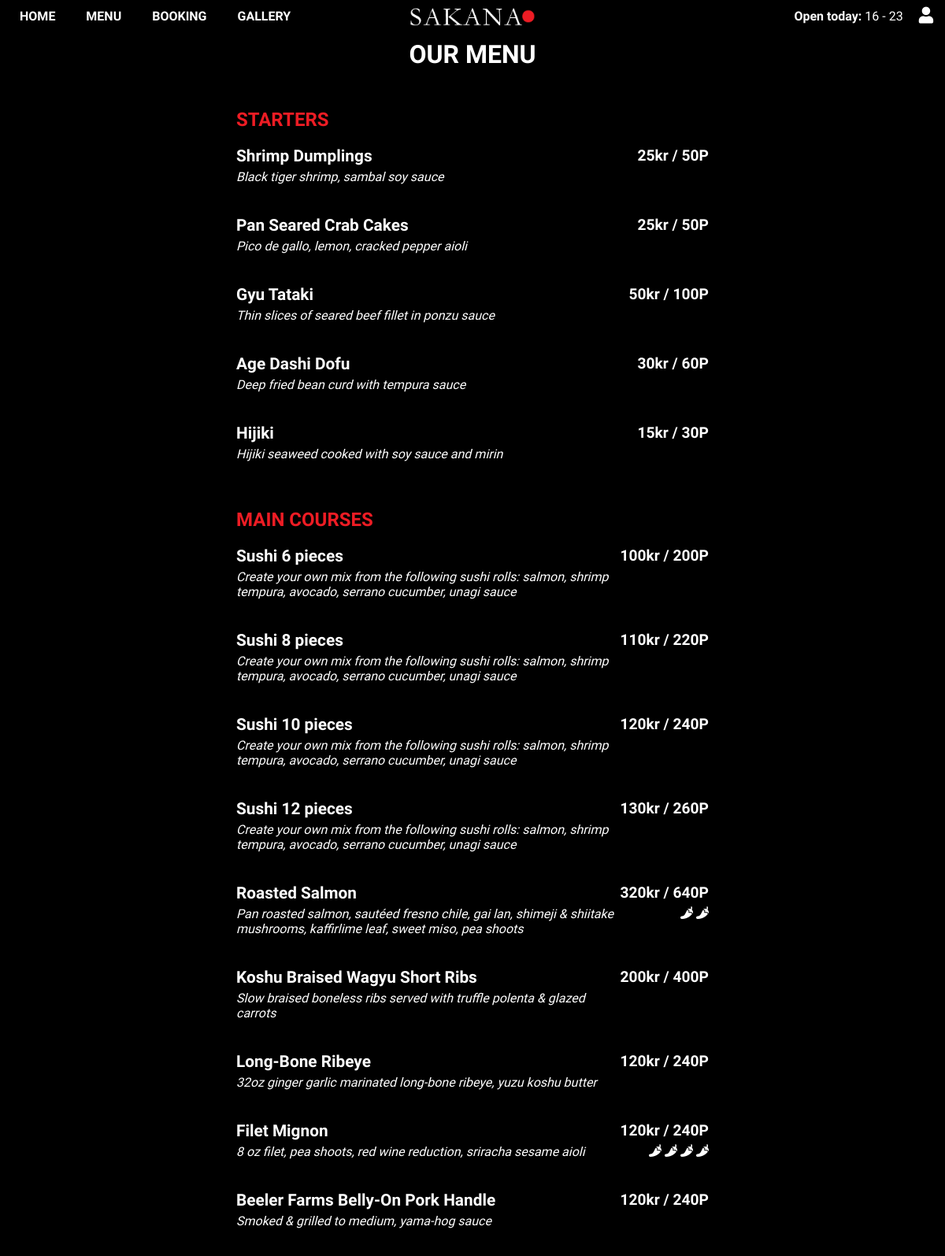
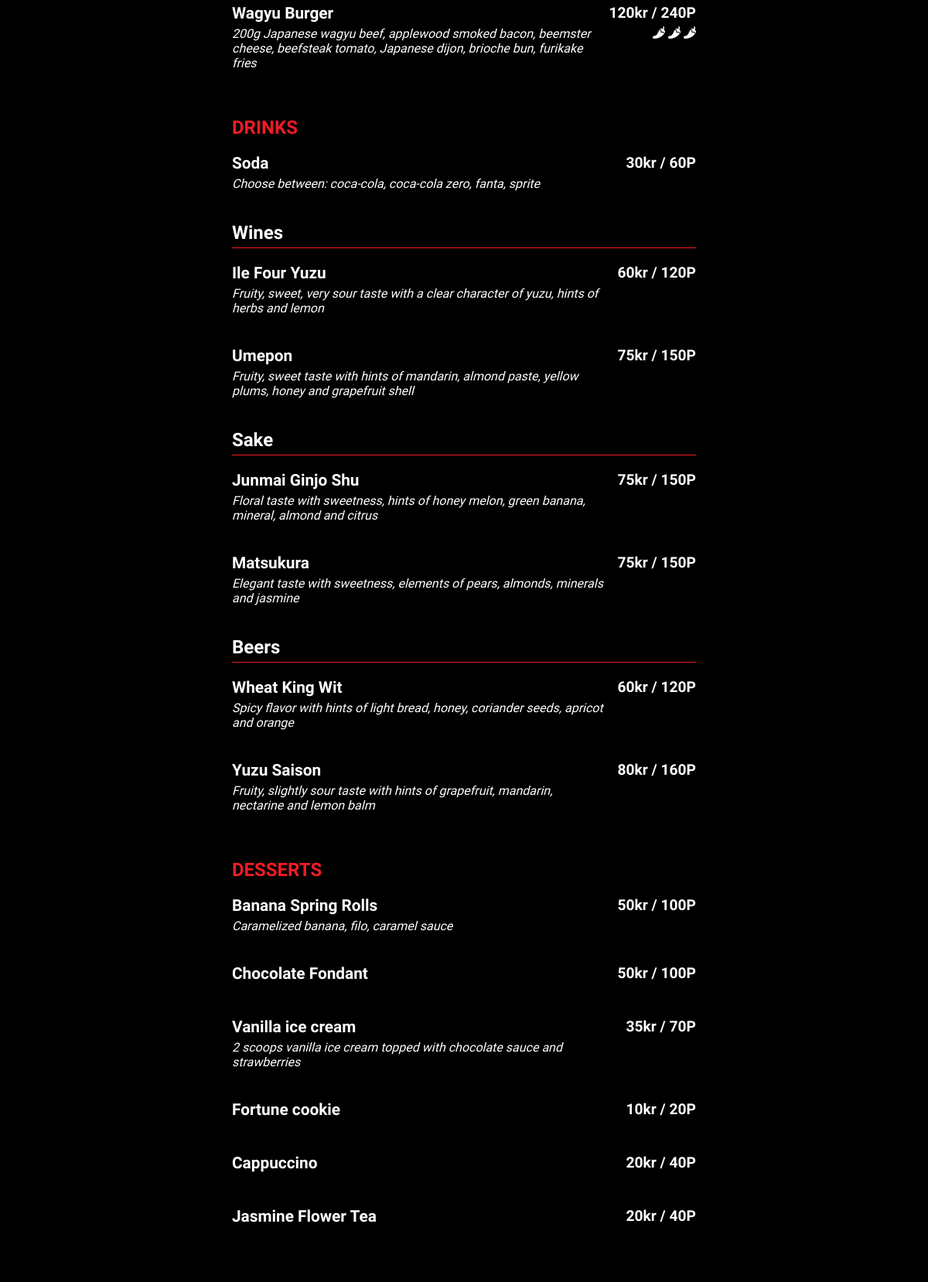
The page /menu (upper part) on the database its author committed (2 pictures, top to bottom).
### tables this page shows
CREATE TABLE opening_hours(
    `id` INT(8) PRIMARY KEY NOT NULL AUTO_INCREMENT,
    `day_value` INT(1) NOT NULL,
    `open_value` VARCHAR(8) NOT NULL,
    `close_value` VARCHAR(8) NOT NULL,
    `closed` INT(1) NOT NULL
);

CREATE TABLE menu_items(
     `id` INT(8) PRIMARY KEY NOT NULL AUTO_INCREMENT,
     `category` VARCHAR(21) NOT NULL,
     `name` VARCHAR(50) NOT NULL,
     `desc` TEXT NOT NULL,
     `price` FLOAT NOT NULL,
     `strength` INT(1) NULL DEFAULT 0
);

### menu.php (the view, shortened to what this page needs)
<?php
    function getStarters(){
        $sql = 'SELECT * FROM menu_items WHERE category="starter"';
        $result = mysqli_query($GLOBALS['db'], $sql);
        return $result;
    };
    function getMainCourses(){
        $sql = 'SELECT * FROM menu_items WHERE category="main"';
        $result = mysqli_query($GLOBALS['db'], $sql);
        return $result;
    };
    function getDrinks(){
        $sql = 'SELECT * FROM menu_items WHERE category="drinks"';
        $result = mysqli_query($GLOBALS['db'], $sql);
        return $result;
    };
    function getDesserts(){
        $sql = 'SELECT * FROM menu_items WHERE category="desserts"';
        $result = mysqli_query($GLOBALS['db'], $sql);
        return $result;
    };
?>
<!DOCTYPE html>
<html lang="en">
<head>
    <?php include './include/head.php'; ?>
    <link rel="stylesheet" href="./css/menu.css">
</head>
<body>
    <?php include './include/header.php'; ?>
    <main id="content">
        <h1>OUR MENU</h1>
        <ul id="menu_list">
            <li class="menu_list_category">STARTERS</li>
            <?php
                $starters = getStarters();
                while($row = mysqli_fetch_assoc($starters)){
            ?>
                <li class="menu_list_item">
                    <div class="menu_item_left">
                        <div class="menu_item_title"><?php echo $row['name']; ?></div>
                        <div class="menu_item_desc"><?php echo $row['desc']; ?></div>
                    </div>
                    <div class="menu_item_right">
                        <div class="menu_item_price"><?php echo $row['price']; ?>kr / <?php echo ceil(($row['price'] * 2) / 5) * 5; ?>P</div>
                    </div>
                </li>
            <?php } ?>
            <li class="menu_list_category">MAIN COURSES</li>
            <?php
                $main_courses = getMainCourses();
                while($row = mysqli_fetch_assoc($main_courses)){
            ?>
                <li class="menu_list_item">
                    <div class="menu_item_left">
                        <div class="menu_item_title"><?php echo $row['name']; ?></div>
                        <div class="menu_item_desc"><?php echo $row['desc']; ?></div>
                    </div>
                    <div class="menu_item_right">
                        <div class="menu_item_price"><?php echo $row['price']; ?>kr / <?php echo ceil(($row['price'] * 2) / 5) * 5; ?>P</div>
                        <div class="menu_item_meta">
                            <?php for($x=0; $x<$row['strength']; $x++){ ?>
                                <i class="fas fa-pepper-hot"></i>
                            <?php } ?>
                        </div>
                    </div>
                </li>
            <?php } ?>
            <li class="menu_list_category">DRINKS</li>
            <?php
                $drinks = getDrinks();
                while($row = mysqli_fetch_assoc($drinks)){
                    if($row['desc'] == "divider"){
                        ?>
                            <div class="divider"><?php echo $row['name']; ?></div>
                        <?php
                    }else{
                    ?>
                        <li class="menu_list_item">
                            <div class="menu_item_left">
                                <div class="menu_item_title"><?php echo $row['name']; ?></div>
                                <div class="menu_item_desc"><?php echo $row['desc']; ?></div>
                            </div>
                            <div class="menu_item_right">
                                <div class="menu_item_price"><?php echo $row['price']; ?>kr / <?php echo ceil(($row['price'] * 2) / 5) * 5; ?>P</div>
                            </div>
                        </li>
                    <?php
                    }
                } ?>
            <li class="menu_list_category">DESSERTS</li>
            <?php
                $desserts = getDesserts();
                while($row = mysqli_fetch_assoc($desserts)){
            ?>
                <li class="menu_list_item">
                    <div class="menu_item_left">
                        <div class="menu_item_title"><?php echo $row['name']; ?></div>
                        <div class="menu_item_desc"><?php echo $row['desc']; ?></div>
                    </div>
                    <div class="menu_item_right">
                        <div class="menu_item_price"><?php echo $row['price']; ?>kr / <?php echo ceil(($row['price'] * 2) / 5) * 5; ?>P</div>
                    </div>
                </li>
            <?php } ?>
        </ul>
    </main>
    <?php include './include/footer.php'; ?>
</body>
</html>

### include/head.php (shortened to what this page needs)
<link rel="stylesheet" href="https://use.fontawesome.com/releases/v5.8.1/css/all.css">
<link rel="stylesheet" href="./css/index.css">

### include/header.php (shortened to what this page needs)
<?php
$dow = date('N');
$date = date('Y-m-d');
$opening_hours_results = mysqli_query($GLOBALS['db'], "SELECT open_value, close_value, closed FROM opening_hours WHERE day_value='$dow' LIMIT 1");
$abnormal_opening_hours_results = mysqli_query($GLOBALS['db'], "SELECT open_value, close_value, closed FROM abnormal_opening_hours WHERE date_value='$date' LIMIT 1");
if(mysqli_num_rows($abnormal_opening_hours_results) > 0){
    $opening_row = mysqli_fetch_assoc($abnormal_opening_hours_results);
    $open = $opening_row['open_value'];
    $close = $opening_row['close_value'];
}else{
    $opening_row = mysqli_fetch_assoc($opening_hours_results);
    $open = $opening_row['open_value'];
    $close = $opening_row['close_value'];
}
?>
<header>
    <nav>
        <ul id="main_nav">
            <li class="nav_item"><a href="./">home</a></li>
            <li class="nav_item"><a href="./menu">menu</a></li>
            <li class="nav_item"><a href="./booking">booking</a></li>
            <li class="nav_item"><a href="./gallery">gallery</a></li>
        </ul>
    </nav>
    <div id="logo_container">
        <a href="./">
            <img src="./assets/images/logo_long_white.png" alt="Sakana" id="logo">
        </a>
    </div>
    <div id="right_info">
        <span id="opening_hours">
            <?php
                if($opening_row['closed']){
                    ?> <b>Open today: </b> Closed<?php
                }else{?>
                <b>Open today: </b><?php echo $open . " - " . $close; ?>
            <?php } ?>
        </span>
        <div class="login">
            <a href="<?php echo (isset($_SESSION['login']) && $_SESSION['login']) ? "./profile" : "./login"; ?>"><i class="fas fa-user"></i></a>
        </div>
    </div>
</header>

### include/footer.php (shortened to what this page needs)
<footer>
    <div class="footer_flex">
    </div>
</footer>

### css/index.css (style rules this page uses)
:root { --accent-color: #ED1C24; }
* { margin: 0; padding: 0; color: white; }
body { font-family: 'Raleway', sans-serif; background: black; }
body,html { width: 100%; height: 100%; }
header { width: 100%; height: 40px; background: transparent; display: flex; flex-wrap: nowrap; justify-content: space-between; align-items: center; transition: .3s ease-in-out all; position: fixed; z-index: 9999; }
header > * { width: 33.333333333333%; }
#main_nav { list-style: none; }
.nav_item { display: inline-block; padding-left: 15px; }
.nav_item a { text-transform: uppercase; text-decoration: none; color: white; margin: 10px; transition: .3s; font-weight: 700; text-shadow: 1px 1px 0px rgba(0,0,0,0.59); }
#logo_container { height: 70px; display: flex; justify-content: center; align-items: center; }
#logo, #logo_black { height: 25px; transition: .1s; }
#logo { display: block; }
#right_info { display: flex; justify-content: right; align-items: center; }
#opening_hours { padding-right: 20px; }
#opening_hours > b { color: white }
#opening_hours { color: white; }
.login { padding-right: 15px; font-size: 21px; position: relative; }
.login i { cursor: pointer; }
footer { width: 100%; display: flex; justify-content: center; align-items: center; flex-direction: column; }
.footer_flex { display: flex; justify-content: space-evenly; width: 100%; padding: 50px 0 30px 0; }
main { width: 100%; }

### css/menu.css (style rules this page uses)
main { padding-top: 50px; }
main h1 { text-align: center; padding-bottom: 50px; }
#menu_list { width: 50%; margin: 0 auto; }
.menu_list_item { display: flex; justify-content: space-between; padding: 20px 0; }
.menu_item_title { font-weight: 700; font-size: 1.3em; padding-bottom: 5px; }
.menu_item_price { font-weight: 700; font-size: 1.2em; padding-bottom: 5px; }
.menu_item_desc { font-style: italic; }
.menu_list_category { color: var(--accent-color); list-style-type: none; font-weight: 700; font-size: 1.5em; padding-top: 40px; text-transform: uppercase; }
.menu_list_category:first-of-type { padding-top: 0; }
.menu_item_right { text-align: right; }
.menu_item_left { max-width: 80%; }
.divider { font-size: 24px; font-weight: 700; border-bottom: 1px solid var(--accent-color); padding: 20px 0 5px 0; }

### rows shown on the page
opening_hours: open_value "16", close_value "23"
menu_items: name "Shrimp Dumplings", desc "Black tiger shrimp, sambal soy sauce", price "25", ceil(($row['price']*2)/5)*5 "50"
menu_items: name "Pan Seared Crab Cakes", desc "Pico de gallo, lemon, cracked pepper aioli", price "25", ceil(($row['price']*2)/5)*5 "50"
menu_items: name "Gyu Tataki", desc "Thin slices of seared beef fillet in ponzu sauce", price "50", ceil(($row['price']*2)/5)*5 "100"
menu_items: name "Age Dashi Dofu", desc "Deep fried bean curd with tempura sauce", price "30", ceil(($row['price']*2)/5)*5 "60"
menu_items: name "Hijiki", desc "Hijiki seaweed cooked with soy sauce and mirin", price "15", ceil(($row['price']*2)/5)*5 "30"
menu_items: name "Sushi 6 pieces", desc "Create your own mix from the following sushi rolls: salmon, shrimp tempura, avocado, serrano cucumber, unagi sauce", price "100", ceil(($row['price']*2)/5)*5 "200"
menu_items: name "Sushi 8 pieces", desc "Create your own mix from the following sushi rolls: salmon, shrimp tempura, avocado, serrano cucumber, unagi sauce", price "110", ceil(($row['price']*2)/5)*5 "220"
menu_items: name "Sushi 10 pieces", desc "Create your own mix from the following sushi rolls: salmon, shrimp tempura, avocado, serrano cucumber, unagi sauce", price "120", ceil(($row['price']*2)/5)*5 "240"
menu_items: name "Sushi 12 pieces", desc "Create your own mix from the following sushi rolls: salmon, shrimp tempura, avocado, serrano cucumber, unagi sauce", price "130", ceil(($row['price']*2)/5)*5 "260"
menu_items: name "Roasted Salmon", desc "Pan roasted salmon, sautéed fresno chile, gai lan, shimeji & shiitake mushrooms, kaffirlime leaf, sweet miso, pea shoots", price "320", ceil(($row['price']*2)/5)*5 "640", strength 2 (drawn)
menu_items: name "Koshu Braised Wagyu Short Ribs", desc "Slow braised boneless ribs served with truffle polenta & glazed carrots", price "200", ceil(($row['price']*2)/5)*5 "400"
menu_items: name "Long-Bone Ribeye", desc "32oz ginger garlic marinated long-bone ribeye, yuzu koshu butter", price "120", ceil(($row['price']*2)/5)*5 "240"
menu_items: name "Filet Mignon", desc "8 oz filet, pea shoots, red wine reduction, sriracha sesame aioli", price "120", ceil(($row['price']*2)/5)*5 "240", strength 4 (drawn)
menu_items: name "Beeler Farms Belly-On Pork Handle", desc "Smoked & grilled to medium, yama-hog sauce", price "120", ceil(($row['price']*2)/5)*5 "240"
menu_items: name "Wagyu Burger", desc "200g Japanese wagyu beef, applewood smoked bacon, beemster cheese, beefsteak tomato, Japanese dijon, brioche bun, furikake fries", price "120", ceil(($row['price']*2)/5)*5 "240", strength 3 (drawn)
menu_items: name "Soda", desc "Choose between: coca-cola, coca-cola zero, fanta, sprite", price "30", ceil(($row['price']*2)/5)*5 "60"
menu_items: name "Wines"
menu_items: name "Ile Four Yuzu", desc "Fruity, sweet, very sour taste with a clear character of yuzu, hints of herbs and lemon", price "60", ceil(($row['price']*2)/5)*5 "120"
menu_items: name "Umepon", desc "Fruity, sweet taste with hints of mandarin, almond paste, yellow plums, honey and grapefruit shell", price "75", ceil(($row['price']*2)/5)*5 "150"
menu_items: name "Sake"
menu_items: name "Junmai Ginjo Shu", desc "Floral taste with sweetness, hints of honey melon, green banana, mineral, almond and citrus", price "75", ceil(($row['price']*2)/5)*5 "150"
menu_items: name "Matsukura", desc "Elegant taste with sweetness, elements of pears, almonds, minerals and jasmine", price "75", ceil(($row['price']*2)/5)*5 "150"
menu_items: name "Beers"
menu_items: name "Wheat King Wit", desc "Spicy flavor with hints of light bread, honey, coriander seeds, apricot and orange", price "60", ceil(($row['price']*2)/5)*5 "120"
menu_items: name "Yuzu Saison", desc "Fruity, slightly sour taste with hints of grapefruit, mandarin, nectarine and lemon balm", price "80", ceil(($row['price']*2)/5)*5 "160"
menu_items: name "Banana Spring Rolls", desc "Caramelized banana, filo, caramel sauce", price "50", ceil(($row['price']*2)/5)*5 "100"
menu_items: name "Chocolate Fondant", price "50", ceil(($row['price']*2)/5)*5 "100"
menu_items: name "Vanilla ice cream", desc "2 scoops vanilla ice cream topped with chocolate sauce and strawberries", price "35", ceil(($row['price']*2)/5)*5 "70"
menu_items: name "Fortune cookie", price "10", ceil(($row['price']*2)/5)*5 "20"
menu_items: name "Cappuccino", price "20", ceil(($row['price']*2)/5)*5 "40"
menu_items: name "Jasmine Flower Tea", price "20", ceil(($row['price']*2)/5)*5 "40"
